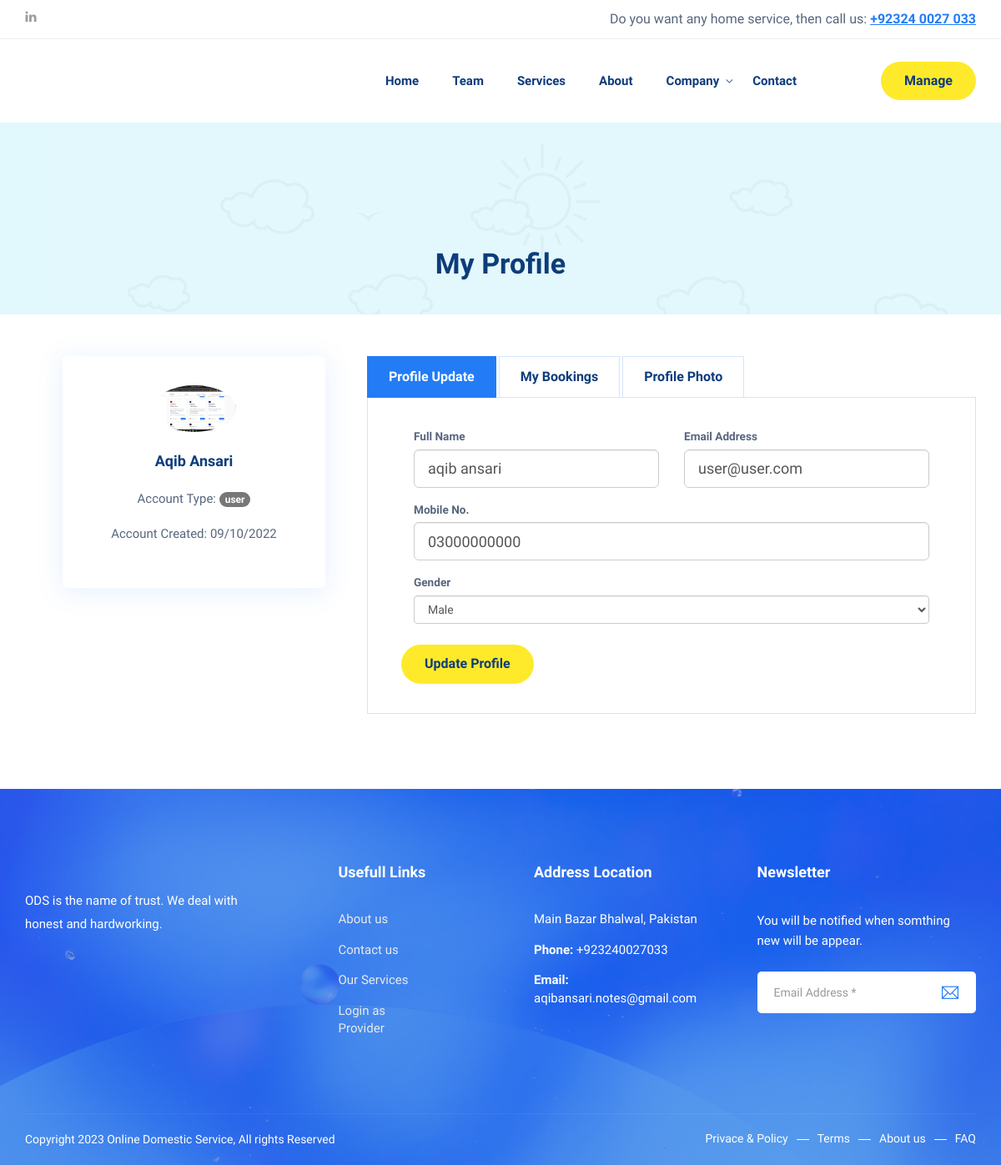
Page /my_profile.php (signed in) on the committed database.
### tables this page shows
CREATE TABLE `tbl_users` (
  `id` int(10) NOT NULL,
  `username` varchar(255) DEFAULT NULL,
  `fullname` varchar(255) DEFAULT NULL,
  `email` varchar(255) DEFAULT NULL,
  `mobile_no` varchar(15) DEFAULT NULL,
  `password` varchar(255) DEFAULT NULL,
  `role` varchar(10) DEFAULT NULL,
  `photo` varchar(255) DEFAULT NULL,
  `created_at` varchar(255) DEFAULT NULL,
  `gender` varchar(20) DEFAULT NULL,
  `status` varchar(10) DEFAULT NULL,
  `comment` varchar(255) DEFAULT NULL
);

CREATE TABLE `tbl_settings` (
  `id` int(10) NOT NULL,
  `site_title` varchar(255) NOT NULL,
  `site_footer` varchar(255) NOT NULL,
  `web_phone` varchar(255) NOT NULL,
  `web_email` varchar(255) NOT NULL,
  `web_address_location` varchar(255) NOT NULL,
  `web_currency` varchar(10) NOT NULL,
  `dollar_exchange_rate` varchar(10) NOT NULL,
  `g_recaptcha_site_key` varchar(255) DEFAULT NULL,
  `g_recaptcha_secret_key` varchar(255) DEFAULT NULL,
  `g_recaptcha_status` varchar(10) DEFAULT NULL
);

### header.php (called while the page is built, shortened)
<?php
include 'autoloader.php';
if (isset($_SESSION['user'])) {
    $u_id = $_SESSION['user']['id'];
    $statement = $pdo->prepare('SELECT * FROM tbl_users WHERE id=?');
    $statement->execute(array($u_id));
    $user_result = $statement->fetch();
}
?>
<?php include 'top_menu.php'; ?>

### admin/config.php (called while the page is built, shortened)
<?php
$dbhost = 'localhost';
$dbname = 'fyp';
$dbuser = 'root';
$dbpass = '';
try {
	$pdo = new PDO("mysql:host={$dbhost};dbname={$dbname}", $dbuser, $dbpass);
	$pdo->setAttribute(PDO::ATTR_ERRMODE, PDO::ERRMODE_EXCEPTION);
}
catch( PDOException $exception ) {
	echo "Connection Error: " . $exception->getMessage();
	die();
}
$setting_statement = $pdo->prepare('SELECT * FROM tbl_settings');
$setting_statement->execute();
$setting_statement_results = $setting_statement->fetch();
?>

### autoloader.php (called while the page is built, shortened)
<?php
include 'admin/config.php';
?>

### my_profile.php (the view, shortened to what this page needs)
<?php include 'header.php';?>
<section class="page-title">
    <div class="container">
        <div class="row">
            <div class="col col-xs-12">
                <h2>My Profile </h2>
            </div>
        </div>
    </div>
</section>
<section class="service-single-section section-padding">
    <div class="container">
        <div class="row">
            <div class="col col-md-4">
                <div class="blog-sidebar">
                    <div class="widget about-widget">
                        <div class="img-holder">
                        <img width="100" src="admin/assets/uploads/<?php echo $_SESSION['user']['photo']; ?>" alt="">
                        </div>
                        <h3><?php echo $user_result['fullname']; ?></h3>
                        <p>Account Type: <span class="badge bg-primary"><?php echo $user_result['role']; ?></span></p>
                        <p>Account Created: <?php echo $user_result['created_at']; ?></p>
                    </div>
                </div>
            </div>
            <div class="col col-md-8 ">
                <div class="service-single-content">
                    <div class="service-single-tab">
                        <ul class="nav">
                            <li class="active">
                                <a href="#myProfile" data-toggle="tab">Profile Update</a>
                            </li>
                            <li>
                                <a href="#bookings" data-toggle="tab">My Bookings</a>
                            </li>
                            <li>
                                <a href="#profile_photo" data-toggle="tab">Profile Photo</a>
                            </li>
                        </ul>
                        <div class="tab-content ">
                            <div class="tab-pane fade in active" id="myProfile">
                                <form method="post" action="">
                                    <div class="form-row">
                                        <div class="col-md-6">
                                            <div class="form-group">
                                                <label class="small mb-1" for="inputFullname">Full Name</label>
                                                <input class="form-control input-lg py-4" id="inputFullname" value="<?php echo $user_result['fullname']; ?>" type="text" name="inputFullname" placeholder="Full Name" />
                                            </div>
                                        </div>
                                        <div class="col-md-6">
                                            <div class="form-group">
                                                <label class="small mb-1" for="inputEmailAddress">Email Address</label>
                                                <input class="form-control input-lg py-4" id="inputEmailAddress" value="<?php echo $user_result['email']; ?>" type="email" name="inputEmailAddress" placeholder="Enter Email Address" />
                                            </div>
                                        </div>
                                        <div class="col-md-12">
                                            <div class="form-group">
                                                <label class="small mb-1" for="inputMobileNo">Mobile No.</label>
                                                <input class="form-control input-lg py-4" id="inputMobileNo" type="text" value="<?php echo $user_result['mobile_no']; ?>" name="inputMobileNo" placeholder="Enter Mobile No." />
                                            </div>
                                        </div>
                                        <div class="col-md-12">
                                            <div class="form-group">
                                                <label class="small mb-1" for="inputGender">Gender</label>
                                                <select class="form-control" name="inputGender" id="inputGender">
                                                    <option value="male" <?php if($user_result['gender'] == 'male'){echo 'selected';}?>>Male</option>
                                              </select>
                                            </div>
                                        </div>
                                    </div>
                                    <div>
                                        <input type="submit" class="theme-btn submit-btn" name="form_profile_update" value="Update Profile">
                                    </div>
                                </form>
                            </div>
                        </div>
                    </div>
                </div>
            </div>
        </div>
    </div>
</section>
<?php include 'footer.php'; ?>

### footer.php (shortened to what this page needs)
        <footer class="site-footer">
            <div class="upper-footer">
                <div class="container">
                    <div class="row">
                        <div class="col col-lg-3 col-md-3 col-sm-6">
                            <div class="widget about-widget">
                                <p><?php echo $setting_statement_results['site_title']; ?> is the name of trust. We deal with honest and hardworking.</p>
                            </div>
                        </div>
                        <div class="col col-lg-3 col-md-3 col-sm-6">
                            <div class="widget link-widget">
                                <div class="widget-title">
                                    <h3>Usefull Links</h3>
                                </div>
                                <ul>
                                    <li><a href="about.php">About us</a></li>
                                    <li><a href="contact.php">Contact us</a></li>
                                    <li><a href="service-list-all.php">Our Services</a></li>
                                    <li><a href="provider/login.php">Login as Provider</a></li>
                                </ul>
                            </div>
                        </div>
                        <div class="col col-lg-3 col-md-3 col-sm-6">
                            <div class="widget contact-widget service-link-widget">
                                <div class="widget-title">
                                    <h3>Address Location</h3>
                                </div>
                                <ul>
                                    <li><?php echo $setting_statement_results['web_address_location']; ?></li>
                                    <li><span>Phone:</span> <?php echo $setting_statement_results['web_phone']; ?></li>
                                    <li><span>Email:</span> <?php echo $setting_statement_results['web_email']; ?></li>
                                </ul>
                            </div>
                        </div>
                        <div class="col col-lg-3 col-md-3 col-sm-6">
                            <div class="widget newsletter-widget">
                                <div class="widget-title">
                                    <h3>Newsletter</h3>
                                </div>
                                <p>You will be notified when somthing new will be appear.</p>
                                <form method="post" action="">
                                    <div class="input-1">
                                        <input type="email" name="inputEmailAddress" class="form-control" placeholder="Email Address *" required>
                                    </div>
                                    <div class="submit clearfix">
                                        <button type="submit"  name="form_subscriber"><i class="ti-email"></i></button>
                                    </div>
                                </form>
                            </div>
                        </div>
                    </div>
                </div>
            </div>
            <div class="lower-footer">
                <div class="container">
                    <div class="row">
                        <div class="separator"></div>
                        <div class="col col-xs-12">
                            <p class="copyright"><?php echo $setting_statement_results['site_footer']; ?></p>
                            <div class="extra-link">
                                <ul>
                                    <li><a href="#">Privace & Policy</a></li>
                                    <li><a href="#">Terms</a></li>
                                    <li><a href="about.php">About us</a></li>
                                    <li><a href="faqs.php">FAQ</a></li>
                                </ul>
                            </div>
                        </div>
                    </div>
                </div>
            </div>
        </footer>
</body>
</html>

### rows in the picture
tbl_users: fullname "Aqib Ansari", role "user", created_at "09/10/2022", inputFullname "aqib ansari", inputEmailAddress "user@user.com", inputMobileNo "03000000000", inputGender "Male"
tbl_settings: site_title "ODS", web_address_location "Main Bazar Bhalwal, Pakistan", web_phone "+923240027033", web_email "aqibansari.notes@gmail.com", site_footer "Copyright 2023 Online Domestic Service, All rights Reserved"
